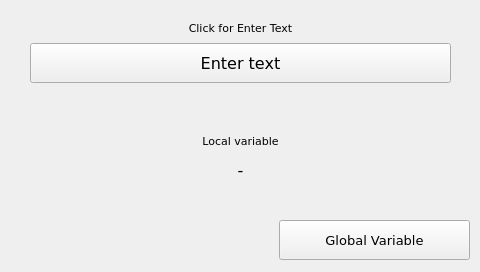
<?xml version="1.0" encoding="UTF-8"?>
<ui version="4.0">
<class>page100</class>
<widget class="QWidget" name="page100">
<property name="geometry">
<rect>
<x>0</x>
<y>0</y>
<width>480</width>
<height>272</height>
</rect>
</property>
<property name="minimumSize">
<size>
<width>480</width>
<height>272</height>
</size>
</property>
<property name="maximumSize">
<size>
<width>480</width>
<height>272</height>
</size>
</property>
<property name="windowTitle">
<string>page100</string>
</property>
<property name="styleSheet">
<string notr="true">QWidget#page100
{
}</string>
</property>
<widget class="QLabel" name="label">
<property name="geometry">
<rect>
<x>30</x>
<y>20</y>
<width>421</width>
<height>16</height>
</rect>
</property>
<property name="font">
<font>
<family>DejaVu Sans</family>
<pointsize>8</pointsize>
</font>
</property>
<property name="text">
<string>Click for Enter Text</string>
</property>
<property name="alignment">
<set>Qt::AlignCenter</set>
</property>
</widget>
<widget class="ATCMbutton" name="atcmButton_String">
<property name="geometry">
<rect>
<x>30</x>
<y>43</y>
<width>421</width>
<height>40</height>
</rect>
</property>
<property name="font">
<font>
<family>DejaVu Sans</family>
<pointsize>12</pointsize>
</font>
</property>
<property name="toolTip">
<string/>
</property>
<property name="whatsThis">
<string>ATCMbutton widget</string>
</property>
<property name="pageName">
<string notr="true"/>
</property>
<property name="statusvar">
<string notr="true"/>
</property>
<property name="viewStatus">
<bool>false</bool>
</property>
<property name="visibilityVar">
<string notr="true"/>
</property>
<property name="text">
<string>Enter text</string>
</property>
<property name="pressText">
<string>Enter text</string>
</property>
<property name="borderWidth">
<number>1</number>
</property>
<property name="borderRadius">
<number>8</number>
</property>
<property name="apparence">
<enum>QFrame::Raised</enum>
</property>
</widget>
<widget class="QLabel" name="label_String">
<property name="geometry">
<rect>
<x>30</x>
<y>160</y>
<width>421</width>
<height>21</height>
</rect>
</property>
<property name="font">
<font>
<family>DejaVu Sans</family>
<pointsize>12</pointsize>
</font>
</property>
<property name="text">
<string>-</string>
</property>
<property name="alignment">
<set>Qt::AlignCenter</set>
</property>
</widget>
<widget class="QLabel" name="label_2">
<property name="geometry">
<rect>
<x>30</x>
<y>133</y>
<width>421</width>
<height>16</height>
</rect>
</property>
<property name="font">
<font>
<family>DejaVu Sans</family>
<pointsize>8</pointsize>
</font>
</property>
<property name="text">
<string>Local variable</string>
</property>
<property name="alignment">
<set>Qt::AlignCenter</set>
</property>
</widget>
<widget class="ATCMbutton" name="atcmButton">
<property name="geometry">
<rect>
<x>279</x>
<y>220</y>
<width>191</width>
<height>40</height>
</rect>
</property>
<property name="font">
<font>
<pointsize>10</pointsize>
  <family>DejaVu Sans</family>
</font>
</property>
<property name="toolTip">
<string>page: page200  status: </string>
</property>
<property name="whatsThis">
<string>ATCMbutton widget</string>
</property>
<property name="pageName">
<string notr="true">page200</string>
</property>
<property name="statusvar">
<string notr="true"/>
</property>
<property name="viewStatus">
<bool>false</bool>
</property>
<property name="visibilityVar">
<string notr="true"/>
</property>
<property name="bgColor">
<color>
<red>85</red>
<green>255</green>
<blue>127</blue>
</color>
</property>
<property name="text">
<string>Global Variable</string>
</property>
<property name="pressText">
<string>Global Variable</string>
</property>
<property name="borderWidth">
<number>1</number>
</property>
<property name="borderRadius">
<number>8</number>
</property>
<property name="apparence">
<enum>QFrame::Raised</enum>
</property>
</widget>
</widget>
<customwidgets>
<customwidget>
<class>ATCMbutton</class>
<extends>QPushButton</extends>
<header>atcmplugin.h</header>
</customwidget>
</customwidgets>
<resources/>
<connections>
<connection>
<sender>atcmButton</sender>
<signal>newPage(const char*,bool)</signal>
<receiver>page100</receiver>
<slot>goto_page(const char*,bool)</slot>
</connection>
</connections>
<slots>
<slot>goto_page(const char*,bool)</slot>
</slots>
</ui>
